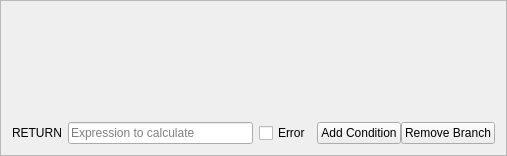
<?xml version="1.0" encoding="UTF-8"?>
<ui version="4.0">
 <class>BranchBox</class>
 <widget class="QFrame" name="BranchBox">
  <property name="geometry">
   <rect>
    <x>0</x>
    <y>0</y>
    <width>507</width>
    <height>156</height>
   </rect>
  </property>
  <property name="windowTitle">
   <string>Frame</string>
  </property>
  <property name="frameShape">
   <enum>QFrame::StyledPanel</enum>
  </property>
  <property name="frameShadow">
   <enum>QFrame::Sunken</enum>
  </property>
  <layout class="QVBoxLayout" name="verticalLayout_2">
   <item>
    <widget class="QWidget" name="conditionsWidget" native="true">
     <layout class="QVBoxLayout" name="verticalLayout">
      <property name="leftMargin">
       <number>0</number>
      </property>
      <property name="topMargin">
       <number>0</number>
      </property>
      <property name="rightMargin">
       <number>0</number>
      </property>
      <property name="bottomMargin">
       <number>0</number>
      </property>
     </layout>
    </widget>
   </item>
   <item>
    <spacer name="verticalSpacer">
     <property name="orientation">
      <enum>Qt::Vertical</enum>
     </property>
     <property name="sizeHint" stdset="0">
      <size>
       <width>20</width>
       <height>0</height>
      </size>
     </property>
    </spacer>
   </item>
   <item>
    <layout class="QHBoxLayout" name="horizontalLayout">
     <item>
      <widget class="QLabel" name="returnLabel">
       <property name="text">
        <string>RETURN</string>
       </property>
      </widget>
     </item>
     <item>
      <widget class="ExpressionLineEdit" name="returnValue">
       <property name="placeholderText">
        <string>Expression to calculate</string>
       </property>
      </widget>
     </item>
     <item>
      <widget class="QCheckBox" name="errorCheck">
       <property name="text">
        <string>Error</string>
       </property>
      </widget>
     </item>
     <item>
      <layout class="QHBoxLayout" name="horizontalLayout_2">
       <property name="spacing">
        <number>0</number>
       </property>
       <item>
        <widget class="QPushButton" name="addConditionButton">
         <property name="text">
          <string>Add Condition</string>
         </property>
         <property name="icon">
          <iconset theme="list-add"/>
         </property>
        </widget>
       </item>
       <item>
        <widget class="QPushButton" name="removeBranchButton">
         <property name="text">
          <string>Remove Branch</string>
         </property>
         <property name="icon">
          <iconset theme="list-remove"/>
         </property>
        </widget>
       </item>
      </layout>
     </item>
    </layout>
   </item>
  </layout>
 </widget>
 <customwidgets>
  <customwidget>
   <class>ExpressionLineEdit</class>
   <extends>QLineEdit</extends>
   <header>expressionlineedit.h</header>
   <slots>
    <signal>expressionUpdated(QString)</signal>
   </slots>
  </customwidget>
 </customwidgets>
 <resources/>
 <connections/>
</ui>
